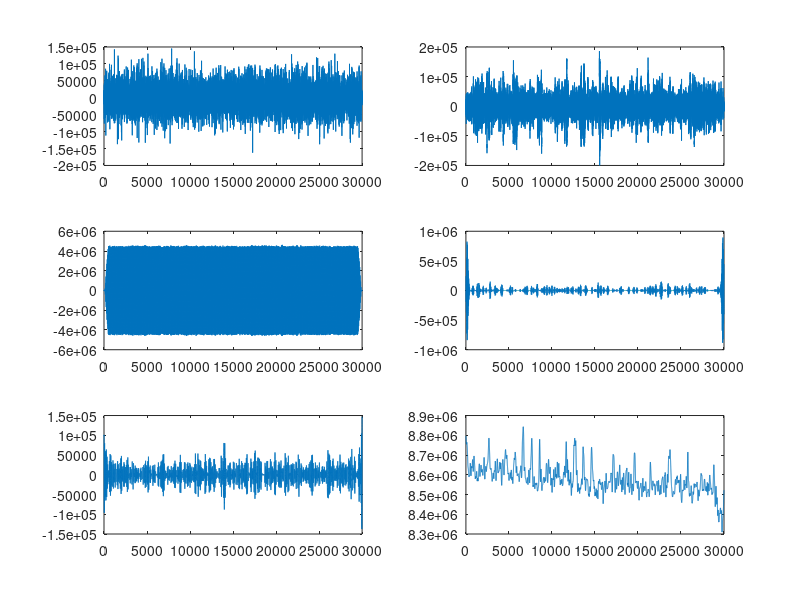
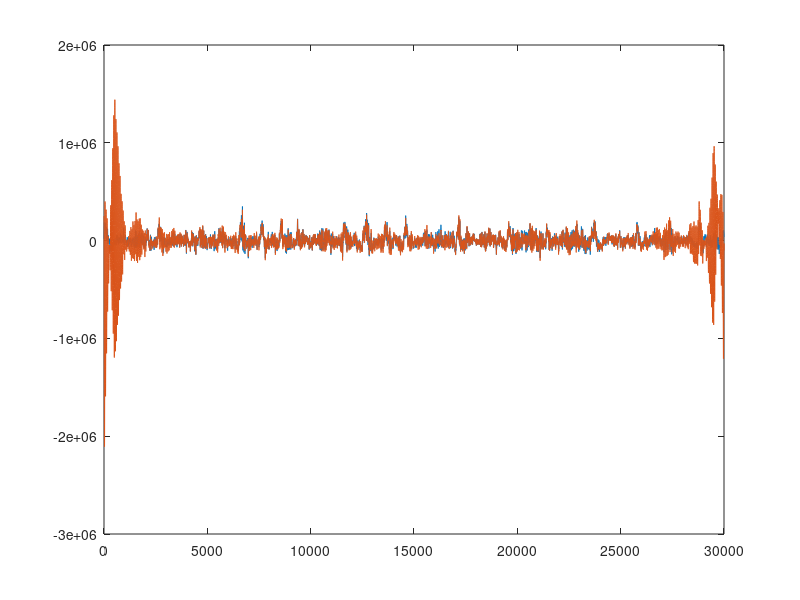

Reproduce these figures in MATLAB, in order. (Note: this script raises an error after producing the figures.)
[d,c]=butter(3,50/250,'low');
[b,a]=butter(3,0.5/250,'high');

lower = 5001;       %16000 long
upper = 25000; 

load('Test_Sham_ERP_SUBJ2.mat')  

ERP_Sham_SMA=filtfilt(b,a,filtfilt(d,c,EEG.Data(1, 15016:45015)));

load('CEEMDAN_ONLY4_SUBJ2_10HZ_ENTIRE.mat')

modes_only = CEEMDAN_ONLY4_SUBJ2_10HZ_ENTIRE;

figure(1);
for i = 1:1:6
    subplot(3,2,i)
    plot(modes_only(i,:))
end 

load('SUBJECT_RESULTS.mat')

RAW_DATA = SUBJECT2_10HZ_RESULTS.DATA2_10HZ(1,:);

modes_only4_original_3 = modes_only(3,:);
%modes_only4_original_5 = modes_only(5,:);
modes_only4_original_4 = modes_only(4,:);

[n,o] = butter(3,[9.8/250 10.2/250],'stop');

modes_only(3,:) = filtfilt(n,o, modes_only(3,:));
%modes_only(5,:) = filtfilt(n,o, modes_only(5,:));
modes_only(4,:) = filtfilt(n,o, modes_only(4,:));

FREE_DATA = RAW_DATA - modes_only4_original_3(1,:) + modes_only(3,:);
%FREE_DATA = FREE_DATA - modes_only4_original_5(1,:) + modes_only(5,:);
FREE_DATA = FREE_DATA - modes_only4_original_4(1,:) + modes_only(4,:);

FILTERED_FREE = filtfilt(b,a,filtfilt(d,c,FREE_DATA));

figure(2);
plot(ERP_Sham_SMA)
hold on
plot(FILTERED_FREE)


%%
RONLY4 = corrcoef(ERP_Sham_SMA(1, lower: upper), FILTERED_FREE(1,lower:upper));
Coefficient = RONLY4(1,2);
%%
RMS = 10^-3.*rms(ERP_Sham_SMA(1,lower:upper) - FILTERED_FREE(1,lower:upper));
%%
noise = (ERP_Sham_SMA(1,lower:upper) - FILTERED_FREE(1,lower:upper));
SNR_ONLY4 = (rms(FILTERED_FREE(1,lower:upper) / rms(noise) ))^2;
SNR_DB_ONLY4 = db(SNR_ONLY4, 'power');
%%
%%Coherence
[cxy,f2] = mscohere(ERP_Sham_SMA(1,lower:upper), FILTERED_FREE(1,lower:upper), [],[],[],500);

figure(3)
plot(f2, cxy);

%%
%%RUN IN ARTIFACT
low_in = 1;
high_in = 500;
similarity_in = 0;
treshhold = 0.8316; %%CHANGE!!!
while similarity_in < treshhold
    
    R_in = corrcoef(ERP_Sham_SMA(1,low_in:high_in), FILTERED_FREE(1,low_in:high_in));
    similarity_in = R_in(1,2);
    
    low_in = low_in +1;
    high_in = high_in +1;
end

%%
%%RUN OUT ARTIFACT
low_out = 29501;
high_out = 30000;
similarity_out = 0;

while similarity_out < treshhold  
    
    R_out = corrcoef(ERP_Sham_SMA(1,low_out:high_out), FILTERED_FREE(1,low_out:high_out));
    similarity_out = R_out(1,2);
    
    low_out = low_out - 1;
    high_out = high_out - 1;
end

high_out = 30000 - high_out;

